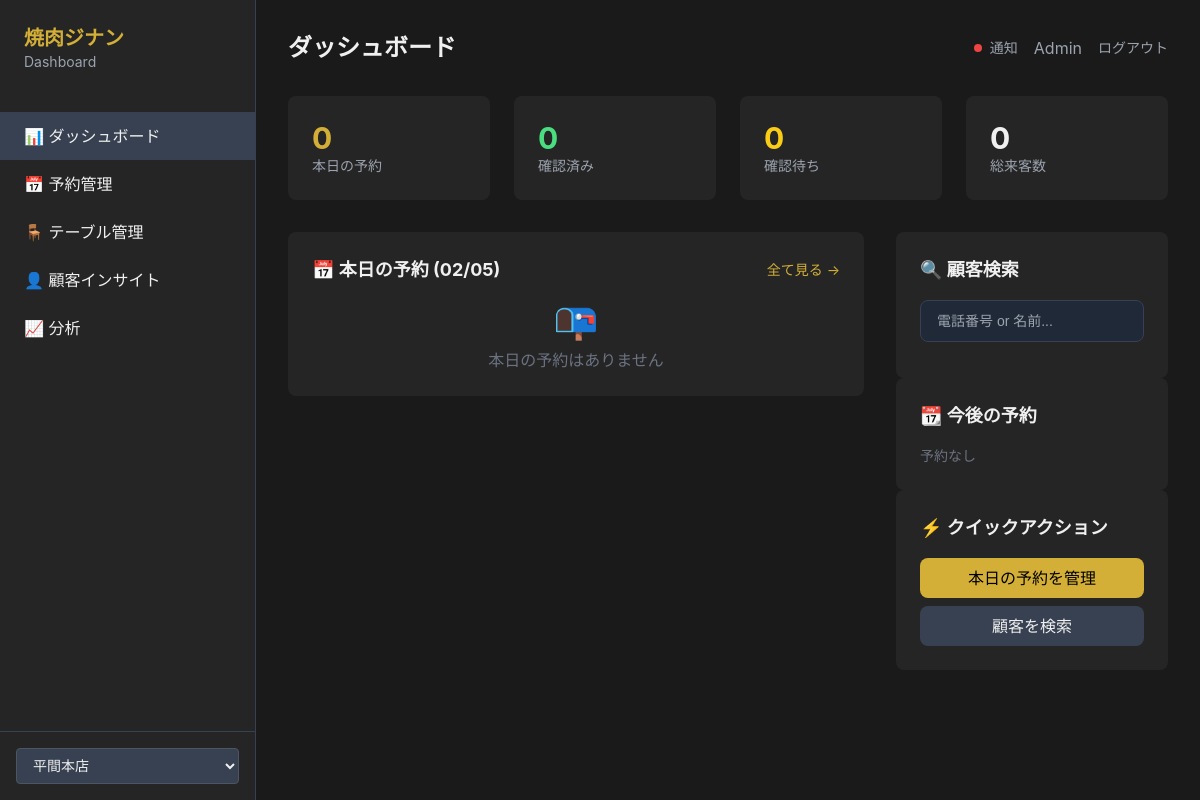
The page /admin/ on the database as committed earlier.
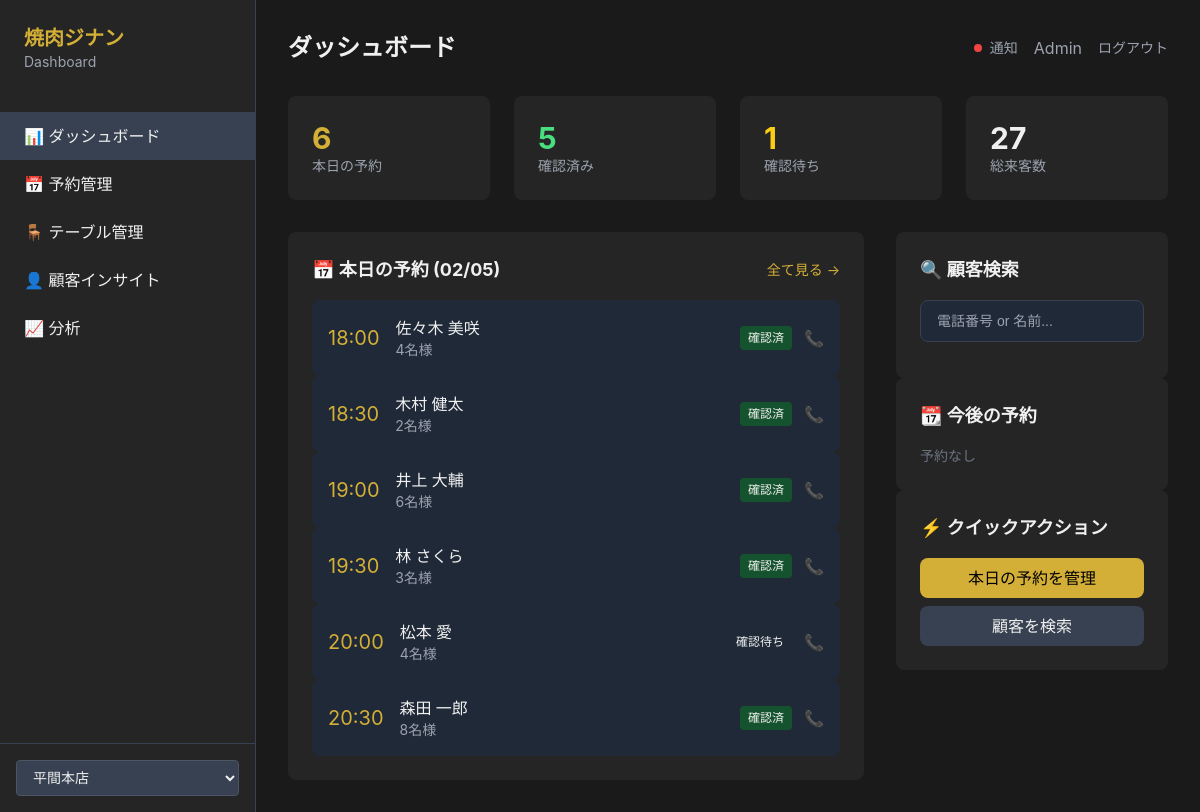
The same page on the database as committed later.
### backend/app/models/booking.py (models this page shows)
class Booking(Base):
    __tablename__ = "bookings"
    id = Column(String(36), primary_key=True, default=lambda: str(uuid.uuid4()))
    branch_code = Column(String(50), nullable=False, index=True)
    branch_customer_id = Column(String(36), ForeignKey("branch_customers.id"))
    date = Column(Date, nullable=False, index=True)
    time = Column(String(5), nullable=False)  # "18:00"
    guests = Column(Integer, nullable=False)
    guest_name = Column(String(255))
    guest_phone = Column(String(20))
    guest_email = Column(String(255))
    status = Column(String(20), default=BookingStatus.PENDING.value)
    note = Column(String(1000))  # Customer request
    staff_note = Column(String(1000))  # Internal note
    checked_in_at = Column(DateTime(timezone=True))  # Check-in timestamp
    source = Column(String(50), default="web")  # 'web', 'chat', 'phone'
    created_at = Column(DateTime(timezone=True), server_default=func.now())
    updated_at = Column(DateTime(timezone=True), onupdate=func.now())
    branch_customer = relationship("BranchCustomer")

### backend/app/routers/dashboard.py (the view)
@router.get("/", response_class=HTMLResponse)
async def dashboard_home(
    request: Request,
    db: AsyncSession = Depends(get_db),
    branch_code: str = Query(default="jinan"),
):
    today = date.today()
    result = await db.execute(
        select(Booking)
        .where(
            Booking.branch_code == branch_code,
            Booking.date == today
        )
        .order_by(Booking.time)
    )
    today_bookings = result.scalars().all()
    result = await db.execute(
        select(Booking)
        .where(
            Booking.branch_code == branch_code,
            Booking.date > today,
            Booking.date <= today + timedelta(days=7)
        )
        .order_by(Booking.date, Booking.time)
    )
    upcoming_bookings = result.scalars().all()
    total_guests_today = sum(b.guests for b in today_bookings)
    confirmed_count = sum(1 for b in today_bookings if b.status == "confirmed")
    pending_count = sum(1 for b in today_bookings if b.status == "pending")
    return templates.TemplateResponse("dashboard/home.html", {
        "request": request,
        "active": "home",
        "today": today,
        "today_bookings": today_bookings,
        "upcoming_bookings": upcoming_bookings,
        "stats": {
            "total_bookings": len(today_bookings),
            "total_guests": total_guests_today,
            "confirmed": confirmed_count,
            "pending": pending_count,
        },
        "branch_code": branch_code,
    })

### backend/app/database.py (called while the page is built)
async def get_db():
    async with AsyncSessionLocal() as session:
        try:
            yield session
        finally:
            await session.close()

### dashboard/templates/dashboard/home.html (shortened to what this page needs)
{% extends "base.html" %}
{% block header %}ダッシュボード{% endblock %}
{% block content %}
<div class="grid grid-cols-1 lg:grid-cols-4 gap-6 mb-8">
    <div class="card p-6">
        <div class="text-3xl font-bold text-primary">{{ stats.total_bookings }}</div>
        <div class="text-gray-400 text-sm">本日の予約</div>
    </div>
    <div class="card p-6">
        <div class="text-3xl font-bold text-green-400">{{ stats.confirmed }}</div>
        <div class="text-gray-400 text-sm">確認済み</div>
    </div>
    <div class="card p-6">
        <div class="text-3xl font-bold text-yellow-400">{{ stats.pending }}</div>
        <div class="text-gray-400 text-sm">確認待ち</div>
    </div>
    <div class="card p-6">
        <div class="text-3xl font-bold">{{ stats.total_guests }}</div>
        <div class="text-gray-400 text-sm">総来客数</div>
    </div>
</div>
<div class="grid grid-cols-1 lg:grid-cols-3 gap-8">
    <div class="lg:col-span-2">
        <div class="card p-6">
            <div class="flex justify-between items-center mb-4">
                <h3 class="text-lg font-bold">📅 本日の予約 ({{ today.strftime('%m/%d') }})</h3>
                <a href="/admin/bookings" class="text-primary text-sm hover:underline">
                    全て見る →
                </a>
            </div>
            {% if today_bookings %}
            <div class="space-y-3">
                {% for booking in today_bookings %}
                <div class="flex items-center justify-between p-4 bg-gray-800 rounded-lg hover:bg-gray-700 transition cursor-pointer"
                     hx-get="/admin/bookings/{{ booking.id }}"
                     hx-target="#modal-content"
                     hx-trigger="click"
                     onclick="document.getElementById('modal').classList.remove('hidden')">
                    <div class="flex items-center gap-4">
                        <div class="text-xl font-mono text-primary">{{ booking.time }}</div>
                        <div>
                            <div class="font-medium">{{ booking.guest_name }}</div>
                            <div class="text-sm text-gray-400">{{ booking.guests }}名様</div>
                        </div>
                    </div>
                    <div class="flex items-center gap-3">
                        {% if booking.status == 'confirmed' %}
                        <span class="px-2 py-1 bg-green-900 text-green-300 text-xs rounded">確認済</span>
                        {% elif booking.status == 'pending' %}
                        <span class="px-2 py-1 bg-yellow-900 text-yellow-300 text-xs rounded">確認待ち</span>
                        {% elif booking.status == 'completed' %}
                        <span class="px-2 py-1 bg-blue-900 text-blue-300 text-xs rounded">完了</span>
                        {% elif booking.status == 'cancelled' %}
                        <span class="px-2 py-1 bg-red-900 text-red-300 text-xs rounded">キャンセル</span>
                        {% endif %}
                        <a href="tel:{{ booking.guest_phone }}"
                           class="text-gray-400 hover:text-primary"
                           onclick="event.stopPropagation()">
                            📞
                        </a>
                    </div>
                </div>
                {% endfor %}
            </div>
            {% else %}
            <div class="text-center py-12 text-gray-500">
                <div class="text-4xl mb-2">📭</div>
                <p>本日の予約はありません</p>
            </div>
            {% endif %}
        </div>
    </div>
    <div class="space-y-6">
        <div class="card p-6">
            <h3 class="text-lg font-bold mb-4">🔍 顧客検索</h3>
            <input type="text"
                   name="q"
                   placeholder="電話番号 or 名前..."
                   class="w-full bg-gray-800 border border-gray-700 rounded-lg px-4 py-3 focus:border-primary focus:outline-none"
                   hx-get="/admin/search"
                   hx-trigger="keyup changed delay:300ms"
                   hx-target="#search-results"
                   hx-include="[name='branch_code']">
        </div>
        <div class="card p-6">
            <h3 class="text-lg font-bold mb-4">📆 今後の予約</h3>
            {% if upcoming_bookings %}
            <div class="space-y-2">
                {% for booking in upcoming_bookings[:5] %}
                <div class="flex justify-between text-sm py-2 border-b border-gray-700 last:border-0">
                    <div>
                        <span class="text-primary">{{ booking.date.strftime('%m/%d') }}</span>
                        <span class="text-gray-400">{{ booking.time }}</span>
                    </div>
                    <div>{{ booking.guest_name }} ({{ booking.guests }}名)</div>
                </div>
                {% endfor %}
            </div>
            {% else %}
            <p class="text-gray-500 text-sm">予約なし</p>
            {% endif %}
        </div>
        <div class="card p-6">
            <h3 class="text-lg font-bold mb-4">⚡ クイックアクション</h3>
            <div class="space-y-2">
                <a href="/admin/bookings?booking_date={{ today }}"
                   class="block w-full bg-primary text-black text-center py-2 rounded-lg font-medium hover:bg-yellow-500 transition">
                    本日の予約を管理
                </a>
                <a href="/admin/customers"
                   class="block w-full bg-gray-700 text-center py-2 rounded-lg hover:bg-gray-600 transition">
                    顧客を検索
                </a>
            </div>
        </div>
    </div>
</div>
{% endblock %}

### dashboard/templates/base.html (shortened to what this page needs)
<!DOCTYPE html>
<html lang="ja">
<head>
    <link rel="stylesheet" href="/static/css/dashboard.css">
</head>
<body class="min-h-screen">
    <aside class="fixed left-0 top-0 w-64 h-full bg-[#252525] border-r border-gray-700">
        <div class="p-6">
            <h1 class="text-xl font-bold text-primary">焼肉ジナン</h1>
            <p class="text-sm text-gray-400">Dashboard</p>
        </div>
        <nav class="mt-4">
            <a href="/admin/" class="block px-6 py-3 hover:bg-gray-700 {% if active == 'home' %}bg-gray-700{% endif %}">
                📊 ダッシュボード
            </a>
            <a href="/admin/bookings" class="block px-6 py-3 hover:bg-gray-700 {% if active == 'bookings' %}bg-gray-700{% endif %}">
                📅 予約管理
            </a>
            <a href="/admin/tables" class="block px-6 py-3 hover:bg-gray-700 {% if active == 'tables' %}bg-gray-700{% endif %}">
                🪑 テーブル管理
            </a>
            <a href="/admin/customers" class="block px-6 py-3 hover:bg-gray-700 {% if active == 'customers' %}bg-gray-700{% endif %}">
                👤 顧客インサイト
            </a>
            <a href="/admin/analytics" class="block px-6 py-3 hover:bg-gray-700 {% if active == 'analytics' %}bg-gray-700{% endif %}">
                📈 分析
            </a>
        </nav>
        <div class="absolute bottom-0 left-0 right-0 p-4 border-t border-gray-700">
            <select class="w-full bg-gray-700 border border-gray-600 rounded px-3 py-2 text-sm">
                <option value="jinan">平間本店</option>
            </select>
        </div>
    </aside>
    <main class="ml-64 p-8">
        <header class="flex justify-between items-center mb-8">
            <h2 class="text-2xl font-bold">{% block header %}Dashboard{% endblock %}</h2>
            <div class="flex items-center gap-4">
                <div class="flex items-center gap-2" title="通知接続状態">
                    <span id="notification-status" style="width: 8px; height: 8px; border-radius: 50%; background-color: #6b7280;"></span>
                    <span class="text-sm text-gray-400">通知</span>
                </div>
                <span class="text-gray-400">{{ current_user.email if current_user else 'Admin' }}</span>
                <a href="/admin/logout" class="text-sm text-gray-400 hover:text-white">ログアウト</a>
            </div>
        </header>
        {% block content %}{% endblock %}
    </main>
</body>
</html>

### dashboard/static/css/dashboard.css (style rules this page uses)
*, *::before, *::after { box-sizing: border-box; }
* { margin: 0; padding: 0; }
html { font-family: -apple-system, BlinkMacSystemFont, 'Segoe UI', Roboto, 'Helvetica Neue', Arial, sans-serif; line-height: 1.5; -webkit-text-size-adjust: 100%; }
a { color: inherit; text-decoration: none; }
:root { --primary: #d4af37; --bg-dark: #1a1a1a; --bg-card: #252525; --gray-100: #f3f4f6; --gray-200: #e5e7eb; --gray-300: #d1d5db; --gray-400: #9ca3af; --gray-500: #6b7280; --gray-600: #4b5563; --gray-700: #374151; --gray-800: #1f2937; --gray-900: #111827; --green-400: #4ade80; --green-500: #22c55e; --green-600: #16a34a; --yellow-400: #facc15; --yellow-500: #eab308; --red-400: #f87171; --red-500: #ef4444; --blue-400: #60a5fa; --blue-500: #3b82f6; --purple-400: #c084fc; --pink-400: #f472b6; }
body { background-color: var(--bg-dark); color: #f0f0f0; }
.block { display: block; }
.flex { display: flex; }
.grid { display: grid; }
.items-center { align-items: center; }
.justify-between { justify-content: space-between; }
.gap-2 { gap: 0.5rem; }
.gap-3 { gap: 0.75rem; }
.gap-4 { gap: 1rem; }
.gap-6 { gap: 1.5rem; }
.gap-8 { gap: 2rem; }
.grid-cols-1 { grid-template-columns: repeat(1, minmax(0, 1fr)); }
.p-4 { padding: 1rem; }
.p-6 { padding: 1.5rem; }
.p-8 { padding: 2rem; }
.px-2 { padding-left: 0.5rem; padding-right: 0.5rem; }
.px-3 { padding-left: 0.75rem; padding-right: 0.75rem; }
.px-4 { padding-left: 1rem; padding-right: 1rem; }
.px-6 { padding-left: 1.5rem; padding-right: 1.5rem; }
.py-1 { padding-top: 0.25rem; padding-bottom: 0.25rem; }
.py-2 { padding-top: 0.5rem; padding-bottom: 0.5rem; }
.py-3 { padding-top: 0.75rem; padding-bottom: 0.75rem; }
.mt-4 { margin-top: 1rem; }
.mb-4 { margin-bottom: 1rem; }
.mb-8 { margin-bottom: 2rem; }
.ml-64 { margin-left: 16rem; }
.space-y-2 > * + * { margin-top: 0.5rem; }
.w-full { width: 100%; }
.w-64 { width: 16rem; }
.h-full { height: 100%; }
.min-h-screen { min-height: 100vh; }
.absolute { position: absolute; }
.fixed { position: fixed; }
.top-0 { top: 0; }
.right-0 { right: 0; }
.bottom-0 { bottom: 0; }
.left-0 { left: 0; }
.text-xs { font-size: 0.75rem; line-height: 1rem; }
.text-sm { font-size: 0.875rem; line-height: 1.25rem; }
.text-lg { font-size: 1.125rem; line-height: 1.75rem; }
.text-xl { font-size: 1.25rem; line-height: 1.75rem; }
.text-2xl { font-size: 1.5rem; line-height: 2rem; }
.text-3xl { font-size: 1.875rem; line-height: 2.25rem; }
.font-medium { font-weight: 500; }
.font-bold { font-weight: 700; }
.text-center { text-align: center; }
.text-black { color: #000000; }
.text-primary { color: var(--primary); }
.text-gray-400 { color: var(--gray-400); }
.text-gray-500 { color: var(--gray-500); }
.text-green-400 { color: var(--green-400); }
.text-yellow-400 { color: var(--yellow-400); }
.bg-primary { background-color: var(--primary); }
.bg-gray-700 { background-color: var(--gray-700); }
.bg-gray-800 { background-color: var(--gray-800); }
.bg-green-900 { background-color: #14532d; }
.bg-\[\#252525\] { background-color: #252525; }
.border { border-width: 1px; border-style: solid; }
.border-t { border-top-width: 1px; border-top-style: solid; }
.border-r { border-right-width: 1px; border-right-style: solid; }
.border-gray-600 { border-color: var(--gray-600); }
.border-gray-700 { border-color: var(--gray-700); }
.rounded { border-radius: 0.25rem; }
.rounded-lg { border-radius: 0.5rem; }
.transition { transition-property: background-color, border-color, color, fill, stroke, opacity, box-shadow, transform; transition-timing-function: cubic-bezier(0.4, 0, 0.2, 1); transition-duration: 150ms; }
.cursor-pointer { cursor: pointer; }
input, select, textarea { background-color: var(--gray-700); border: 1px solid var(--gray-600); border-radius: 0.375rem; padding: 0.5rem 0.75rem; color: #f0f0f0; font-size: 0.875rem; width: 100%; }
input::placeholder, textarea::placeholder { color: var(--gray-400); }
.card { background-color: var(--bg-card); border-radius: 0.5rem; }
@media (min-width: 1024px) { .lg\:grid-cols-3 { grid-template-columns: repeat(3, minmax(0, 1fr)); } }
@media (min-width: 1024px) { .lg\:grid-cols-4 { grid-template-columns: repeat(4, minmax(0, 1fr)); } }
@media (min-width: 1024px) { .lg\:col-span-2 { grid-column: span 2 / span 2; } }

Rows that differ between the two databases and show on the page:
added Booking: time "18:00", guest_name "佐々木 美咲", guests "4", status "確認済"
added Booking: time "18:30", guest_name "木村 健太", guests "2", status "確認済"
added Booking: time "19:00", guest_name "井上 大輔", guests "6", status "確認済"
added Booking: time "19:30", guest_name "林 さくら", guests "3", status "確認済"
added Booking: time "20:00", guest_name "松本 愛", guests "4", status "確認待ち"
added Booking: time "20:30", guest_name "森田 一郎", guests "8", status "確認済"
Other text that changed with them:
{{ stats.total_bookings }}: "0" → "6"
{{ stats.confirmed }}: "0" → "5"
{{ stats.pending }}: "0" → "1"
{{ stats.total_guests }}: "0" → "27"
text no longer shown: "📭 本日の予約はありません"
